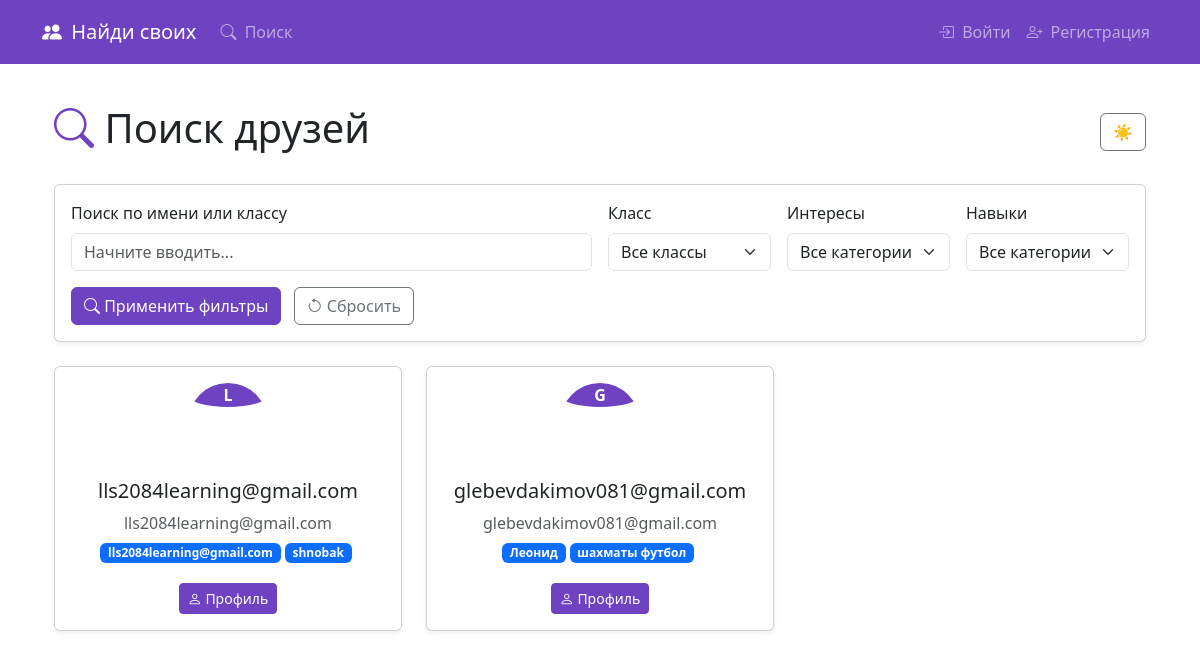
Screenshot of /search with the database file from the repository.
### app.py (models this page shows, shortened)
class User(db.Model, UserMixin):
    id = db.Column(db.Integer, primary_key=True)
    username = db.Column(db.String(20), unique=True, nullable=False)
    email = db.Column(db.String(120), unique=True, nullable=False)
    password_hash = db.Column(db.String(128), nullable=False)
    name = db.Column(db.String(80), nullable=False)
    class_ = db.Column(db.String(20), nullable=False)
    contacts = db.Column(db.String(120), nullable=False)
    avatar = db.Column(db.String(120))
    interests = db.relationship('Interest', backref='user', lazy='dynamic')
    skills = db.relationship('Skill', backref='user', lazy='dynamic')

class Interest(db.Model):
    id = db.Column(db.Integer, primary_key=True)
    user_id = db.Column(db.Integer, db.ForeignKey('user.id'), nullable=False)
    name = db.Column(db.String(50), nullable=False)
    category_id = db.Column(db.Integer, db.ForeignKey('interest_category.id'), nullable=False)

### app.py (the view, shortened to what this page needs)
@app.route('/search', methods=['GET', 'POST'])
def search():
    theme = request.cookies.get('theme', 'light')
    form = SearchForm()
    if request.method == 'GET':
        form.class_filter.choices = [('', 'Все классы')] + [(c.class_, c.class_) for c in db.session.query(User.class_).distinct()]
        form.interest_category_filter.choices = [('', 'Все категории')] + [(str(c.id), c.name) for c in InterestCategory.query.all()]
        form.skill_category_filter.choices = [('', 'Все категории')] + [(str(c.id), c.name) for c in SkillCategory.query.all()]
    query = User.query
    users = query.distinct().all()
    return render_template('search.html',
                         theme=theme,
                         users=users,
                         form=form)

### app.py
class SearchForm(FlaskForm):
    search_query = StringField('Поиск')
    class_filter = SelectField('Класс', coerce=str, validators=[])
    interest_category_filter = SelectField('Категория интересов', coerce=str, validators=[])
    skill_category_filter = SelectField('Категория навыков', coerce=str, validators=[])
    submit = SubmitField('Найти')
    def __init__(self, *args, **kwargs):
        super(SearchForm, self).__init__(*args, **kwargs)
        self.class_filter.choices = [('', 'Все классы')] + [(c.class_, c.class_) for c in db.session.query(User.class_).distinct()]
        self.interest_category_filter.choices = [('', 'Все категории')] + [(str(c.id), c.name) for c in InterestCategory.query.all()]
        self.skill_category_filter.choices = [('', 'Все категории')] + [(str(c.id), c.name) for c in SkillCategory.query.all()]

### templates/search.html (shortened to what this page needs)
{% extends "base.html" %}
{% block content %}
<div class="container py-4">
    <div class="d-flex justify-content-between align-items-center mb-4">
        <h1><i class="bi bi-search text-purple"></i> Поиск друзей</h1>
        <a href="{{ url_for('toggle_theme') }}" class="btn btn-outline-secondary">
            {{ '🌙' if theme == 'dark' else '☀️' }}
        </a>
    </div>
    <div class="card mb-4 shadow-sm">
        <div class="card-body">
            <form method="POST" class="row g-3">
                <div class="col-md-6">
                    <label class="form-label">Поиск по имени или классу</label>
                    <input type="text" name="search_query" class="form-control"
                           value="{{ form.search_query.data or '' }}"
                           placeholder="Начните вводить...">
                </div>
                <div class="col-md-2">
                    <label class="form-label">Класс</label>
                    <select name="class_filter" class="form-select">
                        <option value="">Все классы</option>
                    </select>
                </div>
                <div class="col-md-2">
                    <label class="form-label">Интересы</label>
                    <select name="interest_category_filter" class="form-select">
                        <option value="">Все категории</option>
                    </select>
                </div>
                <div class="col-md-2">
                    <label class="form-label">Навыки</label>
                    <select name="skill_category_filter" class="form-select">
                        <option value="">Все категории</option>
                    </select>
                </div>
                <div class="col-12">
                    <button type="submit" class="btn btn-purple me-2">
                        <i class="bi bi-search"></i> Применить фильтры
                    </button>
                    <a href="{{ url_for('search') }}" class="btn btn-outline-secondary">
                        <i class="bi bi-arrow-counterclockwise"></i> Сбросить
                    </a>
                </div>
            </form>
        </div>
    </div>
    {% if users %}
    <div class="row row-cols-1 row-cols-md-2 row-cols-lg-3 g-4">
        {% for user in users %}
        <div class="col">
            <div class="card h-100 shadow-sm">
                <div class="card-body text-center">
                    <div class="avatar-container mx-auto mb-3">
                        {% if user.avatar %}
                            <img src="{{ url_for('static', filename='uploads/' + user.avatar) }}" class="avatar-img rounded-circle">
                        {% else %}
                            <div class="avatar-letter rounded-circle d-flex align-items-center justify-content-center">
                                {{ user.name[0]|upper }}
                            </div>
                        {% endif %}
                    </div>
                    <h5 class="card-title">{{ user.name }}</h5>
                    <p class="text-muted mb-2">{{ user.class_ }}</p>
                    <div class="d-flex flex-wrap justify-content-center mb-3">
                        {% for interest in user.interests[:3] %}
                        <span class="badge bg-primary me-1 mb-1">{{ interest.name }}</span>
                        {% endfor %}
                    </div>
                    <a href="{{ url_for('profile', user_id=user.id) }}" class="btn btn-sm btn-purple">
                        <i class="bi bi-person"></i> Профиль
                    </a>
                </div>
            </div>
        </div>
        {% endfor %}
    </div>
    {% else %}
    <div class="alert alert-info text-center">
        <i class="bi bi-info-circle fs-4"></i>
        <p class="mb-0">Никого не найдено. Попробуйте изменить параметры поиска.</p>
    </div>
    {% endif %}
</div>
{% endblock %}

### templates/base.html (shortened to what this page needs)
<!DOCTYPE html>
<html lang="ru" data-bs-theme="{{ theme }}">
<head>
    <link href="https://cdn.jsdelivr.net/npm/bootstrap@5.3.0/dist/css/bootstrap.min.css" rel="stylesheet">
    <link rel="stylesheet" href="https://cdn.jsdelivr.net/npm/bootstrap-icons@1.8.0/font/bootstrap-icons.css">
</head>
<body>
    <nav class="navbar navbar-expand-lg navbar-dark fixed-top">
        <div class="container">
            <a class="navbar-brand" href="{{ url_for('index') }}">
                <i class="bi bi-people-fill me-1"></i> Найди своих
            </a>
            <div class="collapse navbar-collapse" id="navbarNav">
                <ul class="navbar-nav me-auto">
                    <li class="nav-item">
                        <a class="nav-link" href="{{ url_for('search') }}">
                            <i class="bi bi-search me-1"></i> Поиск
                        </a>
                    </li>
                </ul>
                <ul class="navbar-nav">
                    {% if current_user.is_authenticated %}
                        <li class="nav-item dropdown">
                            <a class="nav-link dropdown-toggle" href="#" id="navbarDropdown" role="button" data-bs-toggle="dropdown">
                                <i class="bi bi-person-circle me-1"></i> {{ current_user.name }}
                            </a>
                            <ul class="dropdown-menu dropdown-menu-end">
                                <li><a class="dropdown-item" href="{{ url_for('profile', user_id=current_user.id) }}">
                                    <i class="bi bi-person me-2"></i> Профиль
                                </a></li>
                                <li><a class="dropdown-item" href="{{ url_for('edit_profile') }}">
                                    <i class="bi bi-gear me-2"></i> Настройки
                                </a></li>
                                <li><hr class="dropdown-divider"></li>
                                <li><a class="dropdown-item" href="{{ url_for('logout') }}">
                                    <i class="bi bi-box-arrow-right me-2"></i> Выйти
                                </a></li>
                            </ul>
                        </li>
                    {% else %}
                        <li class="nav-item">
                            <a class="nav-link" href="{{ url_for('login') }}">
                                <i class="bi bi-box-arrow-in-right me-1"></i> Войти
                            </a>
                        </li>
                        <li class="nav-item">
                            <a class="nav-link" href="{{ url_for('register') }}">
                                <i class="bi bi-person-plus me-1"></i> Регистрация
                            </a>
                        </li>
                    {% endif %}
                </ul>
            </div>
        </div>
    </nav>
    <div class="container mt-4">
        {% block content %}{% endblock %}
    </div>
</body>
</html>

### templates/base.html (style rules this page uses)
:root { --purple: #6f42c1; --aquamarine: #20c997; }
body { padding-top: 56px; background-color: var(--bs-body-bg); color: var(--bs-body-color); }
.navbar { background-color: var(--purple) !important; padding: 0.75rem 0; }
.navbar-brand { font-weight: 500; font-size: 1.25rem; }
.btn-purple { background-color: var(--purple); border-color: var(--purple); color: white; }
.text-purple { color: var(--purple) !important; }
.avatar-container { border-radius: 50%; overflow: hidden; width: 80px; height: 80px; margin: 0 auto; }
.avatar-letter { display: flex; align-items: center; justify-content: center; background-color: var(--purple); color: white; font-weight: bold; }

### rows the page displays
User: name "L", name "lls2084learning@gmail.com", class_ "lls2084learning@gmail.com"
Interest: name "lls2084learning@gmail.com"
Interest: name "shnobak"
User: name "G", name "glebevdakimov081@gmail.com", class_ "glebevdakimov081@gmail.com"
Interest: name "Леонид"
Interest: name "шахматы футбол"

### other values shown
{{ '🌙' if theme == 'dark' else '☀️' }} "☀️"
